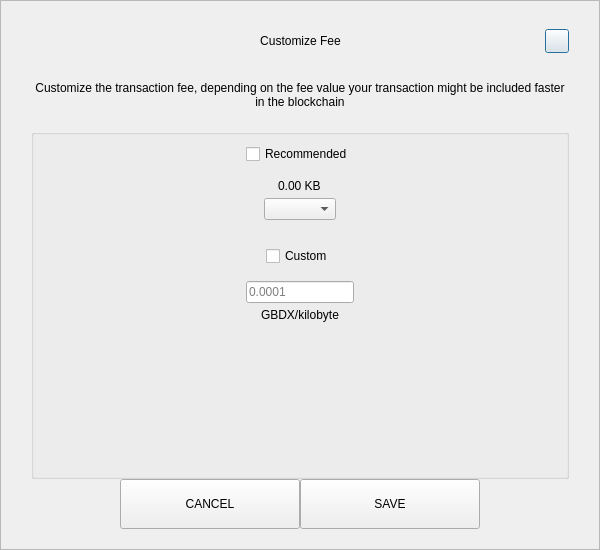
<?xml version="1.0" encoding="UTF-8"?>
<ui version="4.0">
 <class>SendCustomFeeDialog</class>
 <widget class="QDialog" name="SendCustomFeeDialog">
  <property name="geometry">
   <rect>
    <x>0</x>
    <y>0</y>
    <width>600</width>
    <height>550</height>
   </rect>
  </property>
  <property name="windowTitle">
   <string>Form</string>
  </property>
  <layout class="QVBoxLayout" name="verticalLayout_3">
   <property name="spacing">
    <number>0</number>
   </property>
   <property name="leftMargin">
    <number>0</number>
   </property>
   <property name="topMargin">
    <number>0</number>
   </property>
   <property name="rightMargin">
    <number>0</number>
   </property>
   <property name="bottomMargin">
    <number>0</number>
   </property>
   <item>
    <widget class="QFrame" name="frame">
     <property name="styleSheet">
      <string notr="true"/>
     </property>
     <property name="frameShape">
      <enum>QFrame::StyledPanel</enum>
     </property>
     <property name="frameShadow">
      <enum>QFrame::Raised</enum>
     </property>
     <layout class="QVBoxLayout" name="verticalLayout_2">
      <property name="spacing">
       <number>0</number>
      </property>
      <property name="leftMargin">
       <number>30</number>
      </property>
      <property name="topMargin">
       <number>20</number>
      </property>
      <property name="rightMargin">
       <number>30</number>
      </property>
      <property name="bottomMargin">
       <number>20</number>
      </property>
      <item>
       <layout class="QHBoxLayout" name="horizontalLayout_3">
        <property name="spacing">
         <number>0</number>
        </property>
        <item>
         <spacer name="horizontalSpacer_21">
          <property name="orientation">
           <enum>Qt::Horizontal</enum>
          </property>
          <property name="sizeHint" stdset="0">
           <size>
            <width>40</width>
            <height>20</height>
           </size>
          </property>
         </spacer>
        </item>
        <item>
         <widget class="QLabel" name="labelTitle">
          <property name="minimumSize">
           <size>
            <width>0</width>
            <height>40</height>
           </size>
          </property>
          <property name="maximumSize">
           <size>
            <width>16777215</width>
            <height>40</height>
           </size>
          </property>
          <property name="styleSheet">
           <string notr="true">padding-left:24px;</string>
          </property>
          <property name="text">
           <string>Customize Fee</string>
          </property>
          <property name="alignment">
           <set>Qt::AlignCenter</set>
          </property>
          <property name="margin">
           <number>7</number>
          </property>
         </widget>
        </item>
        <item>
         <spacer name="horizontalSpacer">
          <property name="orientation">
           <enum>Qt::Horizontal</enum>
          </property>
          <property name="sizeHint" stdset="0">
           <size>
            <width>40</width>
            <height>20</height>
           </size>
          </property>
         </spacer>
        </item>
        <item>
         <widget class="QPushButton" name="btnEsc">
          <property name="minimumSize">
           <size>
            <width>24</width>
            <height>24</height>
           </size>
          </property>
          <property name="maximumSize">
           <size>
            <width>24</width>
            <height>24</height>
           </size>
          </property>
          <property name="text">
           <string/>
          </property>
         </widget>
        </item>
       </layout>
      </item>
      <item>
       <spacer name="verticalSpacer_2">
        <property name="orientation">
         <enum>Qt::Vertical</enum>
        </property>
        <property name="sizeType">
         <enum>QSizePolicy::Fixed</enum>
        </property>
        <property name="sizeHint" stdset="0">
         <size>
          <width>20</width>
          <height>20</height>
         </size>
        </property>
       </spacer>
      </item>
      <item>
       <widget class="QLabel" name="labelMessage">
        <property name="text">
         <string>Customize the transaction fee, depending on the fee value your transaction might be included faster in the blockchain</string>
        </property>
        <property name="alignment">
         <set>Qt::AlignCenter</set>
        </property>
        <property name="wordWrap">
         <bool>true</bool>
        </property>
       </widget>
      </item>
      <item>
       <spacer name="verticalSpacer_3">
        <property name="orientation">
         <enum>Qt::Vertical</enum>
        </property>
        <property name="sizeType">
         <enum>QSizePolicy::Fixed</enum>
        </property>
        <property name="sizeHint" stdset="0">
         <size>
          <width>20</width>
          <height>20</height>
         </size>
        </property>
       </spacer>
      </item>
      <item>
       <widget class="QGroupBox" name="groupBox">
        <property name="title">
         <string/>
        </property>
        <layout class="QVBoxLayout" name="verticalLayout">
         <property name="leftMargin">
          <number>12</number>
         </property>
         <property name="rightMargin">
          <number>12</number>
         </property>
         <item>
          <layout class="QVBoxLayout" name="verticalLayout_4">
           <property name="spacing">
            <number>5</number>
           </property>
           <item alignment="Qt::AlignHCenter">
            <widget class="QCheckBox" name="checkBoxRecommended">
             <property name="text">
              <string>Recommended</string>
             </property>
            </widget>
           </item>
           <item>
            <spacer name="verticalSpacer_5">
             <property name="orientation">
              <enum>Qt::Vertical</enum>
             </property>
             <property name="sizeType">
              <enum>QSizePolicy::Fixed</enum>
             </property>
             <property name="sizeHint" stdset="0">
              <size>
               <width>20</width>
               <height>10</height>
              </size>
             </property>
            </spacer>
           </item>
           <item alignment="Qt::AlignHCenter">
            <widget class="QLabel" name="labelFee">
             <property name="text">
              <string>0.00 KB</string>
             </property>
            </widget>
           </item>
           <item alignment="Qt::AlignHCenter">
            <widget class="QComboBox" name="comboBoxRecommended"/>
           </item>
          </layout>
         </item>
         <item>
          <spacer name="verticalSpacer">
           <property name="orientation">
            <enum>Qt::Vertical</enum>
           </property>
           <property name="sizeType">
            <enum>QSizePolicy::Fixed</enum>
           </property>
           <property name="sizeHint" stdset="0">
            <size>
             <width>20</width>
             <height>20</height>
            </size>
           </property>
          </spacer>
         </item>
         <item>
          <layout class="QVBoxLayout" name="verticalLayout_5">
           <property name="spacing">
            <number>5</number>
           </property>
           <item alignment="Qt::AlignHCenter">
            <widget class="QCheckBox" name="checkBoxCustom">
             <property name="text">
              <string>Custom</string>
             </property>
            </widget>
           </item>
           <item>
            <spacer name="verticalSpacer_6">
             <property name="orientation">
              <enum>Qt::Vertical</enum>
             </property>
             <property name="sizeType">
              <enum>QSizePolicy::Fixed</enum>
             </property>
             <property name="sizeHint" stdset="0">
              <size>
               <width>20</width>
               <height>10</height>
              </size>
             </property>
            </spacer>
           </item>
           <item alignment="Qt::AlignHCenter">
            <widget class="QLineEdit" name="lineEditCustomFee">
             <property name="placeholderText">
              <string notr="true">0.0001</string>
             </property>
            </widget>
           </item>
           <item alignment="Qt::AlignHCenter">
            <widget class="QLabel" name="labelCustomFee">
             <property name="text">
              <string>GBDX/kilobyte</string>
             </property>
            </widget>
           </item>
          </layout>
         </item>
         <item>
          <spacer name="verticalSpacer_4">
           <property name="orientation">
            <enum>Qt::Vertical</enum>
           </property>
           <property name="sizeHint" stdset="0">
            <size>
             <width>20</width>
             <height>40</height>
            </size>
           </property>
          </spacer>
         </item>
        </layout>
       </widget>
      </item>
      <item>
       <layout class="QHBoxLayout" name="horizontalLayout" stretch="1,2,2,1">
        <item>
         <spacer name="horizontalSpacer1">
          <property name="orientation">
           <enum>Qt::Horizontal</enum>
          </property>
          <property name="sizeHint" stdset="0">
           <size>
            <width>40</width>
            <height>20</height>
           </size>
          </property>
         </spacer>
        </item>
        <item>
         <widget class="QPushButton" name="btnCancel">
          <property name="minimumSize">
           <size>
            <width>180</width>
            <height>50</height>
           </size>
          </property>
          <property name="focusPolicy">
           <enum>Qt::NoFocus</enum>
          </property>
          <property name="text">
           <string>CANCEL</string>
          </property>
         </widget>
        </item>
        <item>
         <widget class="QPushButton" name="btnSave">
          <property name="minimumSize">
           <size>
            <width>180</width>
            <height>50</height>
           </size>
          </property>
          <property name="focusPolicy">
           <enum>Qt::NoFocus</enum>
          </property>
          <property name="text">
           <string>SAVE</string>
          </property>
         </widget>
        </item>
        <item>
         <spacer name="horizontalSpacer_2">
          <property name="orientation">
           <enum>Qt::Horizontal</enum>
          </property>
          <property name="sizeHint" stdset="0">
           <size>
            <width>40</width>
            <height>20</height>
           </size>
          </property>
         </spacer>
        </item>
       </layout>
      </item>
     </layout>
    </widget>
   </item>
  </layout>
 </widget>
 <resources/>
 <connections/>
</ui>
